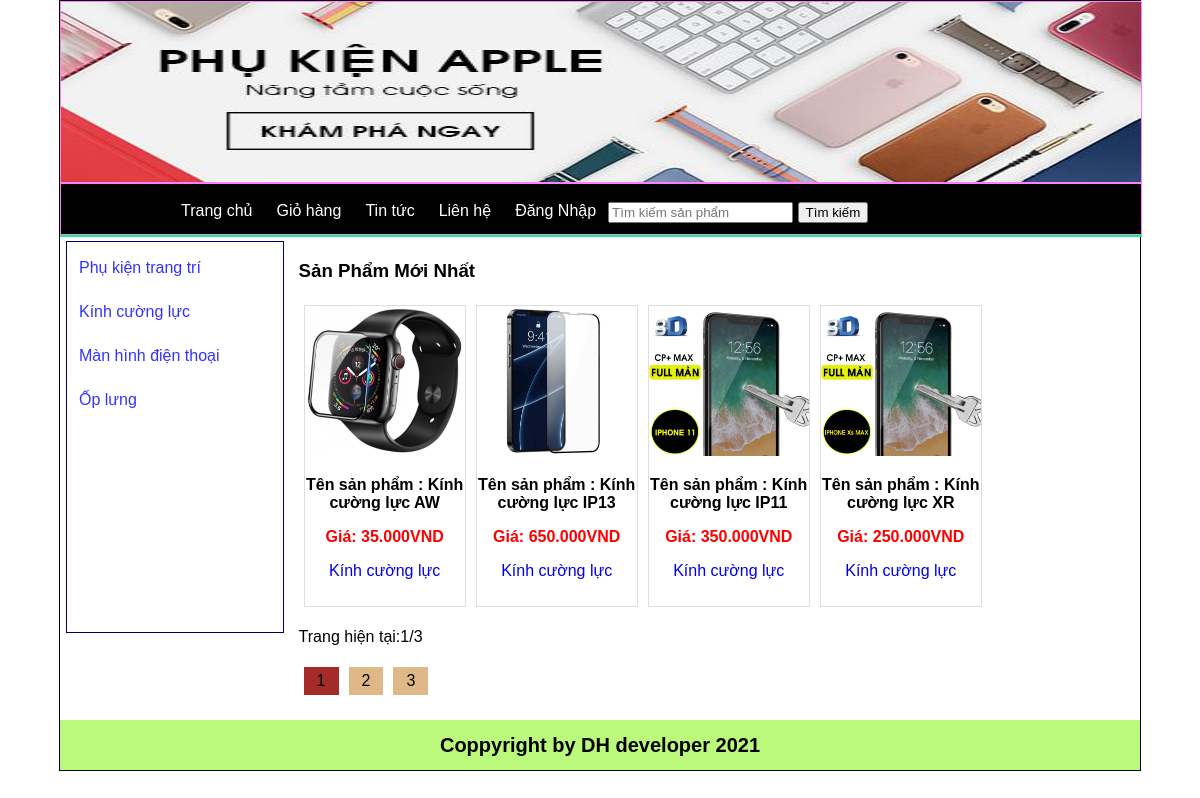
The page /pages/index.php on the database its author committed.
### tables this page shows
CREATE TABLE `tbl_danhmuc` (
  `id_danhmuc` int(11) NOT NULL,
  `tendanhmuc` varchar(100) NOT NULL,
  `thutu` int(11) NOT NULL
);

CREATE TABLE `tbl_sanpham` (
  `id_sanpham` int(11) NOT NULL,
  `tensanpham` varchar(250) NOT NULL,
  `masp` varchar(100) NOT NULL,
  `giasp` varchar(50) NOT NULL,
  `soluong` int(11) NOT NULL,
  `hinhanh` varchar(50) NOT NULL,
  `tomtat` tinytext NOT NULL,
  `noidung` text NOT NULL,
  `tinhtrang` int(11) NOT NULL,
  `id_danhmuc` int(11) NOT NULL
);

### pages/main/index.php (the view, shortened to what this page needs)
<?php
if(isset($_GET['trang'])){
	$page = $_GET['trang'];
}else{
	$page =1;
}
if ($page== '' || $page ==1) {
	$begin= 0;
}else{
	$begin = ($page*4)-4;
}
 $sql_pro = " SELECT * FROM tbl_sanpham,tbl_danhmuc WHERE tbl_sanpham.id_danhmuc=tbl_danhmuc.id_danhmuc ORDER BY tbl_sanpham.id_sanpham DESC LIMIT $begin,4";
 $query_pro = mysqli_query($mysqli,$sql_pro);
?>
<h3>Sản Phẩm Mới Nhất</h3>
				<ul class="product_list">
					<?php
					while ($row= mysqli_fetch_array($query_pro)) {
					?>
				<li><a href="index.php?quanly=sanpham&id=<?php echo $row['id_sanpham']?>">
						<img src="../admincp/modules/quanlysp/uploads/<?php echo $row['hinhanh'] ?>" >
						<p class="title_product">Tên sản phẩm : <?php echo $row['tensanpham'] ?></p>
						<p class="price_product">Giá: <?php echo number_format($row['giasp'],0,',','.').'VND' ?></p>
						<p style="text-align: center;"><?php echo $row['tendanhmuc'] ?></p>
						</a>
					</li>
					<?php
				     }
				     ?>
				</ul>
				<?php
				$sql_trang =mysqli_query($mysqli,"SELECT * FROM tbl_sanpham");
				$row_count= mysqli_num_rows($sql_trang);
				$trang= ceil($row_count/3);
				?>
				<p>Trang hiện tại:<?php echo $page ?>/<?php echo $trang ?></p>
				<ul class="list_trang">
					<?php
					for ($i=1; $i <=$trang ; $i++) {
					?>
					<li <?php if($i==$page){ echo 'style="background:brown"';}else{ echo '';} ?>><a href="index.php?trang=<?php echo $i ?>"><?php echo $i ?></a></li>
					<?php
					}
					?>
				</ul>

### pages/index.php (shortened to what this page needs)
<!DOCTYPE html>
<html>
<head>
	<link rel="stylesheet" type="text/css" href="style.css">
	<link rel="stylesheet" type="text/css" href="https://cdnjs.cloudflare.com/ajax/libs/font-awesome/5.15.4/css/all.min.css">
</head>
<body>
	<div class="wapper">
		<?php
		include('header.php');
		include('menu.php');
		include('main.php');
		include('footer.php')
		?>
	</div>
</body>
</html>

### pages/header.php
<div class="header">
			<img src="../image/banner.jpg" style="width: 100%; height: 180px;">
		</div>

### pages/menu.php (shortened to what this page needs)
<div class="menu">
			<ul class="list_menu">
				<li><a href="index.php">Trang chủ</a></li>
				<li><a href="index.php?quanly=giohang">Giỏ hàng</a></li>
				<li><a href="index.php?quanly=tintuc">Tin tức </a></li>
				<li><a href="index.php?quanly=lienhe">Liên hệ</a></li>
				<?php
				if (isset($_SESSION['dangki'])) {
				?>
				<li><a href="index.php?dangxuat=1">Đăng xuất</a></li>
				<li><a href="index.php?quanly=thaydoimatkhau">Thay đổi mật khẩu</a></li>
				<?php
				}else{
				?>
				<li><a href="index.php?quanly=dangnhap">Đăng Nhập</a></li>
				<?php
				}
				?>
			</ul>
			<p>
			<form action="index.php?quanly=timkiem" method="POST">
			   <input type="text" placeholder="Tìm kiếm sản phẩm " name="tukhoa">
			   <input type="submit" name="timkiem" value="Tìm kiếm">
			</form>
			</p>
		</div>

### pages/main.php
<div class="main">
			<?php
			require_once("sidebar/sidebar.php")
			?>
			<div class="maincontent">
				<?php
				if (isset($_GET['quanly'])) {
					$tam= $_GET['quanly'];
				}
				else{
					$tam='';
				}
				if ($tam=='danhmucsanpham') {
					require_once('main/danhmuc.php');
				}
				elseif($tam=='giohang'){
					require_once('main/giohang.php');
				}
				elseif($tam=='tintuc'){
					require_once('main/tintuc.php');
				}
				elseif($tam=='lienhe'){
					require_once('main/lienhe.php');
				}
				elseif($tam=='sanpham'){
					require_once('main/sanpham.php');
				}
				elseif($tam=='dangki'){
					require_once('main/dangki.php');
				}elseif($tam=='thanhtoan'){
					require_once('main/thanhtoan.php');
				}elseif($tam=='dangnhap'){
					require_once('main/dangnhap.php');
				}elseif($tam=='timkiem'){
					require_once('main/timkiem.php');
				}elseif($tam=='camon'){
					require_once('main/camon.php');
				}
				elseif($tam=='thaydoimatkhau'){
					require_once('main/thaydoimatkhau.php');
				}else{
					require_once('main/index.php');
				}
				?>
			</div>
		</div>

### pages/sidebar/sidebar.php
<div class="sidebar">
				<ul class="list_sidebar">
					<?php
					$sql_danhmuc = " SELECT * FROM tbl_danhmuc ORDER BY id_danhmuc DESC";
                     $query_danhmuc = mysqli_query($mysqli,$sql_danhmuc);
                     while ($row= mysqli_fetch_array($query_danhmuc)) {
					?>
				<li><a href="index.php?quanly=danhmucsanpham&id=<?php echo $row['id_danhmuc'] ?>"><?php echo $row['tendanhmuc'] ?></a></li>
				<?php
                  }
				?>
			</ul>
			</div>

### pages/footer.php (shortened to what this page needs)
<div class="footer">
	<p class="footer_coppyright">Coppyright by DH developer 2021</p>
</div>

### pages/style.css (style rules this page uses)
body { margin: 0; padding: 0; }
html { font-family: arial; }
.wapper { border: 1px solid #000; height: auto; width: 90%; margin: 0 auto; }
.header { border: 1px solid #ff80ff; height: 180px; width: 100%; background: #ff0080; }
.menu { border: 1px solid #ff80ff; height: 50px; width: 100%; background: #000; }
.list_menu { padding: 0; margin: 0px; width: 80%; border: 1px solid; margin: 0 auto; list-style: none; line-height: 27px; }
.list_menu li { float: left; margin: 7px; padding: 5px; }
.list_menu li a { text-decoration: none; text-align: center; color: #fff; }
.main { border: 1px solid #00ff80; height: auto; width: 100%; }
.sidebar { border: 1px solid #000066; height: 390px; width: 20%; margin-top: 5px; margin-left: 5px; float: left; }
.list_sidebar { padding: 0; margin: 0; width: 100%; list-style: none; line-height: 27px; }
.list_sidebar li { margin: 7px; padding: 5px; }
.list_sidebar li a { text-decoration: none; text-align: left; display: block; color: #3333ff; }
.maincontent { height: auto; width: 78%; margin-top: 5px; margin-left: 5px; float: right; }
.product_list { margin: 0; padding: 0; list-style: none; width: 100%; }
.product_list li { width: 19%; border: 1px solid #ddd; margin: 5px; float: left; height: 300px; }
.product_list li img { width: 100%; height: 150px; }
.product_list .title_product { text-align: center; color: #000; font-size: 16px; font-weight: bold; }
.product_list .price_product { text-align: center; color: red; font-weight: bold; font-size: 16px; }
.product_list li a { text-decoration: none; }
.footer { border: 1px solid #ff118ac; height: 50px; width: 100%; background: #bbf97c; }
.footer_coppyright { text-align: center; font-weight: bold; font-size: 20px; line-height: 50px; }
ul.list_trang { margin: 0; padding: 0; list-style: none; }
ul.list_trang li { float: left; padding: 5px 13px; margin: 5px; background: burlywood; display: block; }
ul.list_trang li a { color: #000; text-decoration: none; text-align: center; }

### pages/main/index.php (style rules this page uses)
ul.list_trang { margin: 0; padding: 0; list-style: none; }
ul.list_trang li { float: left; padding: 5px 13px; margin: 5px; background: burlywood; display: block; }
ul.list_trang li a { color: #000; text-decoration: none; text-align: center; }

### rows shown on the page
tbl_danhmuc: tendanhmuc "Phụ kiện trang trí"
tbl_danhmuc: tendanhmuc "Kính cường lực"
tbl_danhmuc: tendanhmuc "Màn hình điện thoại"
tbl_danhmuc: tendanhmuc "Ốp lưng"
tbl_sanpham: hinhanh (picture), tensanpham "Kính cường lực AW", giasp "35.000", id_danhmuc.tendanhmuc "Kính cường lực"
tbl_sanpham: hinhanh (picture), tensanpham "Kính cường lực IP13", giasp "650.000", id_danhmuc.tendanhmuc "Kính cường lực"
tbl_sanpham: hinhanh (picture), tensanpham "Kính cường lực IP11", giasp "350.000", id_danhmuc.tendanhmuc "Kính cường lực"
tbl_sanpham: hinhanh (picture), tensanpham "Kính cường lực XR", giasp "250.000", id_danhmuc.tendanhmuc "Kính cường lực"

### other values the page prints
$page "1"
$trang "3"
